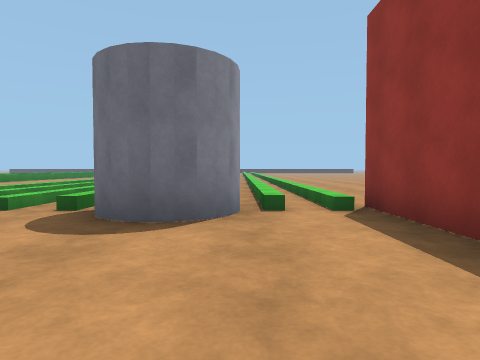
View 1 (above)

12 first-person views from a walk through a world built for the Gazebo simulator. The camera is 1.2 m above the floor, tilts 2° down and sees 75° across. The floor is counted in squares, 2 m on a side. Each view is taken from the middle of a square. On the plan, view 1 faces up. The plan holds only what a view shows up to about 9 squares ahead; the rest is blank. The place goes on beyond the plan.

View 2
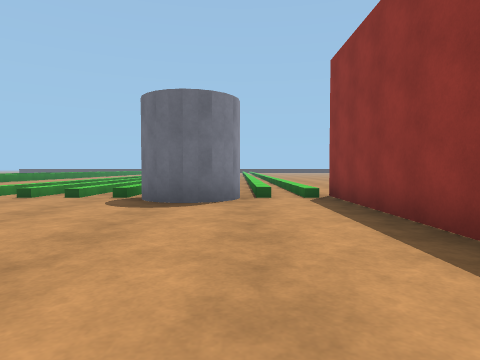

View 3
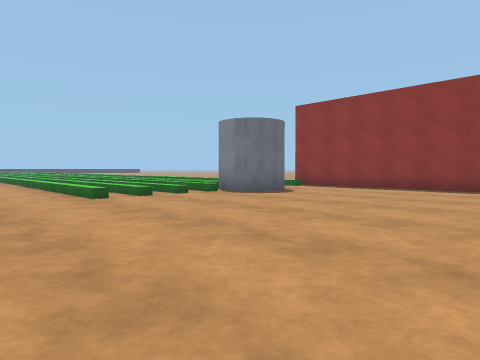

View 4
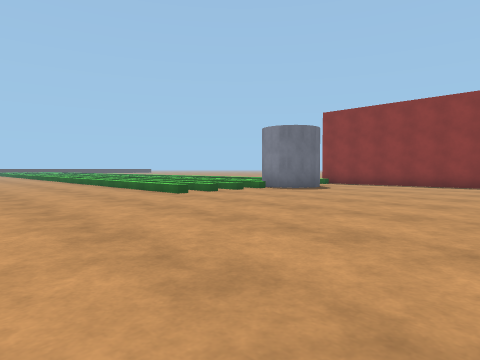

View 5
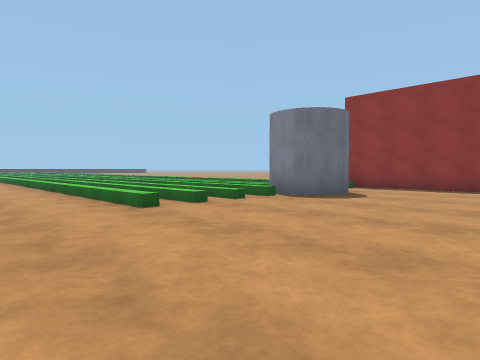

View 6
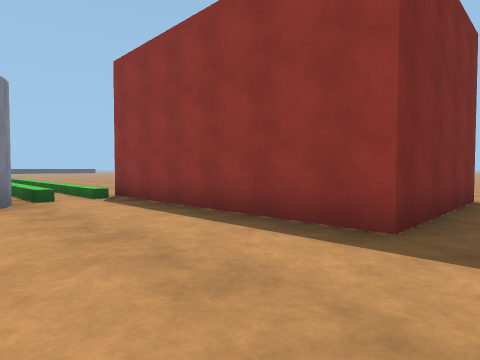

View 7
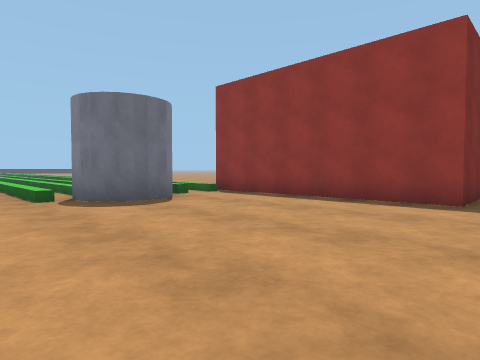

View 8
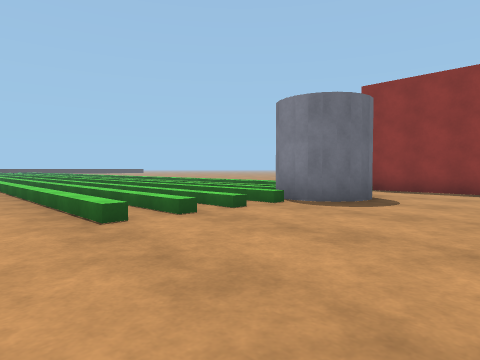

View 9
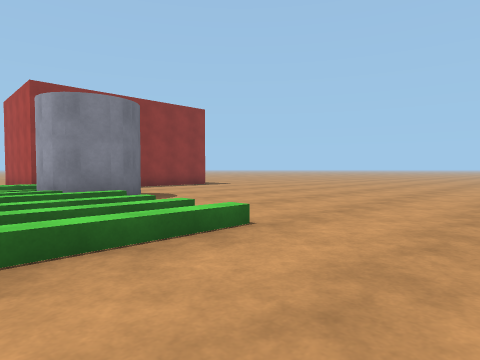

View 10
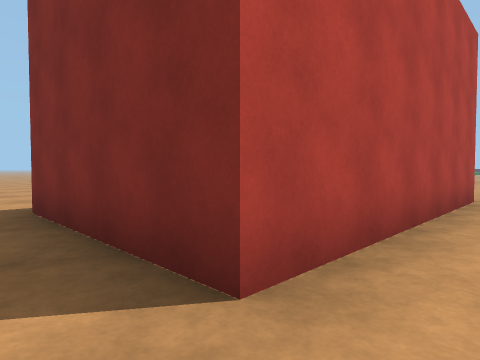

View 11
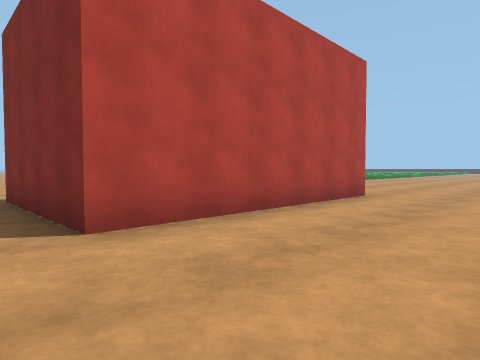

View 12
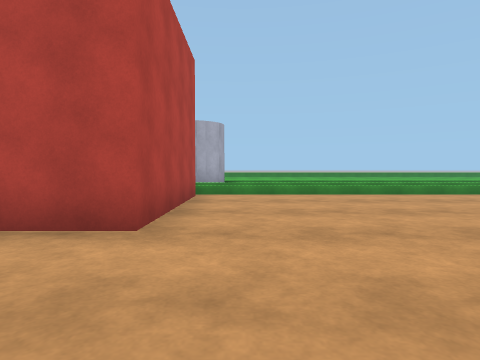

### Floor plan
Key: @ floor where view 1 was taken; # wall or solid block; . floor; = window, fence, low wall or low ledge; C grey cylinder; B red box.
Columns run from 10 left of view 1 to 9 right of it. Each row starts with its distance up from view 1.
 12           ==
 11     ==    ==..
 10    .===   ==...
  9   ..====  ==......
  8  ...===== ==.......
  7  ...========.......
  6  ...========........
  5  ...===.#C#.BBBBB..
  4  .......CCC.B   B..
  3  ...........B   B..
  2 ............B   B...
  1 ............B   B...
  0 ..........@.B   B...
 -1 ............BBBBB...
 -2 ....................

Positions as (right, up) in squares from view 1, and headings:
1: (0, 0), facing up
2: (0, -2), facing up
3: (-8, -2), facing up-right
4: (-10, -2), facing up-right
5: (-8, 0), facing up-right
6: (-1, -2), facing up-right
7: (-4, -2), facing up-right
8: (-7, 1), facing up-right
9: (-8, 7), facing down-right
10: (7, -2), facing up-left
11: (9, -2), facing up-left
12: (9, 6), facing left
